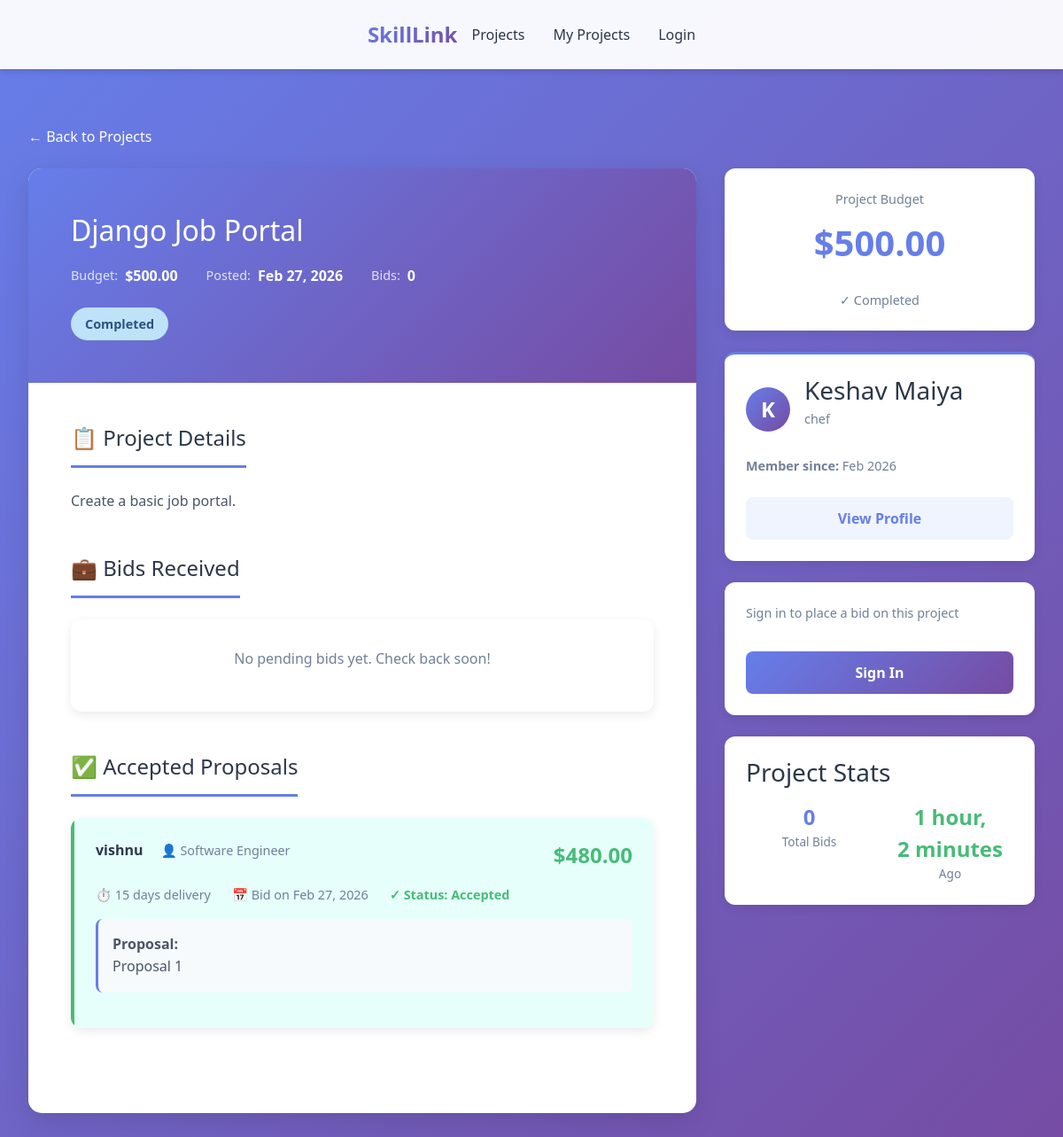
/projects/3/, run on the app's committed database.
### projects/models.py (models this page shows, shortened)
class Project(models.Model):
    STATUS_CHOICES = (
        ('open', 'Open for Bidding'),
        ('in_progress', 'In Progress'),
        ('work_submitted', 'Work Submitted - Awaiting Review'),
        ('completed', 'Completed'),
        ('cancelled', 'Cancelled'),
    )
    title = models.CharField(max_length=255)
    description = models.TextField()
    budget = models.DecimalField(max_digits=10, decimal_places=2, validators=[MinValueValidator(1.00)])
    client = models.ForeignKey(settings.AUTH_USER_MODEL, on_delete=models.CASCADE, related_name='projects_posted')
    freelancer = models.ForeignKey(settings.AUTH_USER_MODEL, on_delete=models.SET_NULL, null=True, blank=True, related_name='projects_won')
    status = models.CharField(max_length=20, choices=STATUS_CHOICES, default='open')
    created_at = models.DateTimeField(auto_now_add=True)
    updated_at = models.DateTimeField(auto_now=True)
    completed_at = models.DateTimeField(null=True, blank=True)
    payment_status = models.CharField(
        max_length=20,
        choices=[
            ('not_started', 'Not Started'),
            ('escrowed', 'Funds Held in Escrow'),
            ('released', 'Payment Released'),
            ('refunded', 'Refunded'),
        ],
        default='not_started'
    )
    class Meta:
        ordering = ['-created_at']

class Bid(models.Model):
    BID_STATUS_CHOICES = (
        ('pending', 'Pending'),
        ('accepted', 'Accepted'),
        ('rejected', 'Rejected'),
        ('withdrawn', 'Withdrawn'),
    )
    WORK_STATUS_CHOICES = (
        ('not_started', 'Not Started'),
        ('in_progress', 'In Progress'),
        ('submitted', 'Work Submitted'),
        ('revision_requested', 'Revision Requested'),
        ('completed', 'Completed & Paid'),
    )
    project = models.ForeignKey(Project, on_delete=models.CASCADE, related_name='bids')
    freelancer = models.ForeignKey(settings.AUTH_USER_MODEL, on_delete=models.CASCADE, related_name='bids_made')
    amount = models.DecimalField(max_digits=10, decimal_places=2, validators=[MinValueValidator(0.01)])
    delivery_days = models.PositiveIntegerField(validators=[MinValueValidator(1)])
    proposal = models.TextField()
    status = models.CharField(max_length=20, choices=BID_STATUS_CHOICES, default='pending')
    work_status = models.CharField(max_length=20, choices=WORK_STATUS_CHOICES, default='not_started')
    created_at = models.DateTimeField(auto_now_add=True)
    updated_at = models.DateTimeField(auto_now=True)
    submitted_at = models.DateTimeField(null=True, blank=True)
    accepted_at = models.DateTimeField(null=True, blank=True)
    class Meta:
        unique_together = ('project', 'freelancer')
        ordering = ['-created_at']

### users/models.py (models this page shows, shortened)
class User(AbstractUser):
    IS_FREELANCER = 'freelancer'
    IS_CLIENT = 'client'
    ROLE_CHOICES = (
        (IS_FREELANCER, 'Freelancer'),
        (IS_CLIENT, 'Client'),
    )
    CATEGORY_CHOICES = (
        ('designer', 'Designer (UI/UX, Graphic, etc.)'),
        ('developer', 'Developer (Web, Mobile, Backend)'),
        ('writer', 'Writer (Content, Blog, Copy)'),
        ('marketer', 'Marketer (Digital, Social, SEO)'),
        ('translator', 'Translator'),
        ('consultant', 'Consultant & Specialist'),
        ('other', 'Other'),
    )
    role = models.CharField(max_length=10, choices=ROLE_CHOICES, default=IS_CLIENT)
    title = models.CharField(max_length=255, blank=True, null=True)
    category = models.CharField(max_length=50, choices=CATEGORY_CHOICES, blank=True, null=True)
    bio = models.TextField(blank=True, null=True)
    skills = models.JSONField(default=list, blank=True)
    profile_picture = models.ImageField(upload_to='profiles/', blank=True, null=True)

### projects/views.py (the view, shortened to what this page needs)
# urls.py: path('<int:pk>/', views.ProjectDetailView.as_view(), name='project-detail'),
class ProjectDetailView(DetailView):
    model = Project
    template_name = 'projects/project_detail.html'
    context_object_name = 'project'
    def get_context_data(self, **kwargs):
        context = super().get_context_data(**kwargs)
        project = self.get_object()
        context['bids'] = project.bids.filter(status='pending').order_by('-created_at')
        context['accepted_bids'] = project.bids.filter(status='accepted').order_by('-created_at')
        context['declined_bids'] = project.bids.filter(status='rejected').order_by('-created_at')
        context['user_has_bid'] = False
        context['can_bid'] = False
        return context

### projects/templates/projects/project_detail.html (shortened to what this page needs)
{% extends 'base.html' %}
{% load static %}
{% block content %}
<nav class="navbar">
    <div class="navbar-content">
        <a href="/" class="navbar-brand">SkillLink</a>
        <div class="navbar-links">
            <a href="{% url 'projects:project-list' %}">Projects</a>
            <a href="{% url 'projects:my-projects' %}">My Projects</a>
            {% if user.is_authenticated %}
                <a href="{% url 'profile' %}">Profile</a>
                <a href="{% url 'logout' %}">Logout</a>
            {% else %}
                <a href="{% url 'login' %}">Login</a>
            {% endif %}
        </div>
    </div>
</nav>
<div class="container">
    <a href="{% url 'projects:project-list' %}" class="back-link">← Back to Projects</a>
    <div class="project-detail-grid">
        <div class="project-main">
            <div class="project-hero">
                <h1>{{ project.title }}</h1>
                <div class="project-meta-info">
                    <div class="meta-item">
                        <span class="meta-label">Budget:</span>
                        <span class="meta-value">${{ project.budget }}</span>
                    </div>
                    <div class="meta-item">
                        <span class="meta-label">Posted:</span>
                        <span class="meta-value">{{ project.created_at|date:"M d, Y" }}</span>
                    </div>
                    <div class="meta-item">
                        <span class="meta-label">Bids:</span>
                        <span class="meta-value">{{ bids.count }}</span>
                    </div>
                </div>
                <span class="project-badge status-{% if project.status == 'open' %}open{% elif project.status == 'in_progress' %}in-progress{% else %}completed{% endif %}">
                    {{ project.get_status_display }}
                </span>
            </div>
            <div class="project-content">
                <div class="section">
                    <h2>📋 Project Details</h2>
                    <div class="section-content">
                        {{ project.description|linebreaks }}
                    </div>
                </div>
                <div class="section">
                    <h2>💼 Bids Received</h2>
                    <div class="bids-section">
                        {% if bids %}
                            {% for bid in bids %}
                                <div class="bid-item">
                                    <div class="bid-header">
                                        <div style="flex: 1;">
                                            <span class="bid-freelancer">{{ bid.freelancer.username }}</span>
                                            <span style="margin-left: 1rem; color: #718096; font-size: 0.9rem;">👤 {{ bid.freelancer.title|default:"Freelancer" }}</span>
                                        </div>
                                        <span class="bid-amount">${{ bid.amount }}</span>
                                    </div>
                                    <div class="bid-meta">
                                        <span>⏱️ {{ bid.delivery_days }} days delivery</span>
                                        <span>📅 Bid on {{ bid.created_at|date:"M d, Y" }}</span>
                                    </div>
                                    <div class="bid-proposal">
                                        <strong>Proposal:</strong><br>
                                        {{ bid.proposal|truncatewords:50 }}
                                    </div>
                                    {% if user == project.client %}
                                        <div style="display: flex; gap: 1rem;">
                                            <button class="btn btn-success" onclick="acceptBid({{ bid.id }})">✓ Accept Bid</button>
                                            <button class="btn btn-danger" onclick="declineBid({{ bid.id }})">✕ Decline</button>
                                        </div>
                                    {% endif %}
                                </div>
                            {% endfor %}
                        {% else %}
                            <div class="empty-bids">
                                <p>No pending bids yet. Check back soon!</p>
                            </div>
                        {% endif %}
                    </div>
                </div>
                {% if accepted_bids %}
                <div class="section">
                    <h2>✅ Accepted Proposals</h2>
                    <div class="bids-section">
                        {% for bid in accepted_bids %}
                            <div class="bid-item" style="background: #e6fffa; border-left: 4px solid #48bb78;">
                                <div class="bid-header">
                                    <div style="flex: 1;">
                                        <span class="bid-freelancer">{{ bid.freelancer.username }}</span>
                                        <span style="margin-left: 1rem; color: #718096; font-size: 0.9rem;">👤 {{ bid.freelancer.title|default:"Freelancer" }}</span>
                                    </div>
                                    <span style="font-size: 1.5rem; font-weight: bold; color: #48bb78;">${{ bid.amount }}</span>
                                </div>
                                <div class="bid-meta">
                                    <span>⏱️ {{ bid.delivery_days }} days delivery</span>
                                    <span>📅 Bid on {{ bid.created_at|date:"M d, Y" }}</span>
                                    <span style="color: #48bb78; font-weight: 600;">✓ Status: Accepted</span>
                                </div>
                                <div class="bid-proposal">
                                    <strong>Proposal:</strong><br>
                                    {{ bid.proposal|truncatewords:50 }}
                                </div>
                            </div>
                        {% endfor %}
                    </div>
                </div>
                {% endif %}
            </div>
        </div>
        <div class="sidebar">
            <div class="sidebar-card budget-display">
                <div class="budget-label">Project Budget</div>
                <div class="budget-amount">${{ project.budget }}</div>
                <div style="color: #718096; font-size: 0.9rem;">
                    {% if project.status == 'open' %}
                        ✅ Open for Bidding
                    {% elif project.status == 'in_progress' %}
                        🚀 In Progress
                    {% elif project.status == 'completed' %}
                        ✓ Completed
                    {% endif %}
                </div>
            </div>
            <div class="sidebar-card client-card">
                <div class="client-info">
                    <div class="client-avatar">{{ project.client.username|first|upper }}</div>
                    <div class="client-details">
                        <h3>{{ project.client.get_full_name|default:project.client.username }}</h3>
                        <p>{{ project.client.title|default:"Client" }}</p>
                    </div>
                </div>
                <p style="color: #718096; font-size: 0.9rem;">
                    <strong>Member since:</strong> {{ project.client.date_joined|date:"M Y" }}
                </p>
                <a href="#" class="btn btn-secondary">View Profile</a>
            </div>
            {% if can_bid %}
                <div class="sidebar-card">
                    <h3 style="margin-bottom: 1rem; color: var(--dark);">Ready to Bid?</h3>
                    <p style="color: #718096; font-size: 0.9rem; margin-bottom: 1rem;">
                        Submit your proposal and let the client know why you're the perfect fit!
                    </p>
                    <a href="#bid-form" class="btn btn-primary">Place Your Bid</a>
                </div>
            {% elif user_has_bid %}
                <div class="sidebar-card" style="background: #c6f6d5; border: 2px solid #48bb78;">
                    <p style="color: #22543d; font-weight: 600;">✅ You have placed a bid on this project</p>
                </div>
            {% elif not user.is_authenticated %}
                <div class="sidebar-card">
                    <p style="color: #718096; font-size: 0.9rem; margin-bottom: 1rem;">
                        Sign in to place a bid on this project
                    </p>
                    <a href="{% url 'login' %}" class="btn btn-primary">Sign In</a>
                </div>
            {% elif user == project.client %}
                <div class="sidebar-card" style="background: #fed7d7; border: 2px solid #fed7d7;">
                    <p style="color: #742a2a; font-weight: 600;">This is your project</p>
                </div>
            {% else %}
                <div class="sidebar-card" style="background: #fed7d7; border: 2px solid #fed7d7;">
                    <p style="color: #742a2a; font-weight: 600;">🔒 Project no longer accepting bids</p>
                </div>
            {% endif %}
            <div class="sidebar-card">
                <h3 style="margin-bottom: 1rem; color: var(--dark);">Project Stats</h3>
                <div style="display: grid; grid-template-columns: 1fr 1fr; gap: 1rem; text-align: center;">
                    <div>
                        <div style="font-size: 1.5rem; font-weight: bold; color: var(--primary);">{{ bids.count }}</div>
                        <div style="color: #718096; font-size: 0.85rem;">Total Bids</div>
                    </div>
                    <div>
                        <div style="font-size: 1.5rem; font-weight: bold; color: var(--success);">{{ project.created_at|timesince }}</div>
                        <div style="color: #718096; font-size: 0.85rem;">Ago</div>
                    </div>
                </div>
            </div>
        </div>
    </div>
</div>
{% endblock %}

### data on the page
Project: title "Django Job Portal", budget "500.00", created_at "Feb 27, 2026", status "Completed", description "Create a basic job portal.", client.username|first "K", client.get_full_name "Keshav Maiya", client "chef", client.date_joined "Feb 2026", created_at "1 hour, 2 minutes"
Bid: freelancer.username "vishnu", freelancer "Software Engineer", amount "480.00", delivery_days "15", created_at "Feb 27, 2026", proposal "Proposal 1"

### other printed values
{{ bids.count }} "0"
